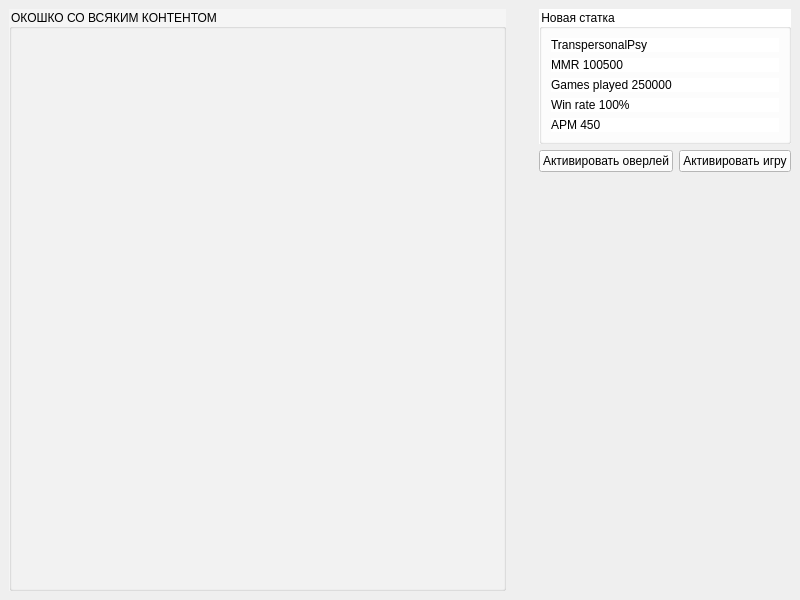
<?xml version="1.0" encoding="UTF-8"?>
<ui version="4.0">
 <class>MainWindow</class>
 <widget class="QMainWindow" name="MainWindow">
  <property name="geometry">
   <rect>
    <x>0</x>
    <y>0</y>
    <width>800</width>
    <height>600</height>
   </rect>
  </property>
  <property name="windowTitle">
   <string>MainWindow</string>
  </property>
  <widget class="QWidget" name="centralwidget">
   <layout class="QHBoxLayout" name="horizontalLayout_2">
    <item>
     <widget class="QGroupBox" name="groupBox_2">
      <property name="styleSheet">
       <string notr="true">background-color: rgba(255, 255, 255, 100);</string>
      </property>
      <property name="title">
       <string>ОКОШКО СО ВСЯКИМ КОНТЕНТОМ</string>
      </property>
      <layout class="QHBoxLayout" name="horizontalLayout_3">
       <property name="sizeConstraint">
        <enum>QLayout::SetMaximumSize</enum>
       </property>
       <item>
        <spacer name="horizontalSpacer">
         <property name="orientation">
          <enum>Qt::Horizontal</enum>
         </property>
         <property name="sizeHint" stdset="0">
          <size>
           <width>487</width>
           <height>20</height>
          </size>
         </property>
        </spacer>
       </item>
      </layout>
     </widget>
    </item>
    <item>
     <spacer name="horizontalSpacer_2">
      <property name="orientation">
       <enum>Qt::Horizontal</enum>
      </property>
      <property name="sizeHint" stdset="0">
       <size>
        <width>40</width>
        <height>20</height>
       </size>
      </property>
     </spacer>
    </item>
    <item>
     <layout class="QVBoxLayout" name="verticalLayout">
      <property name="sizeConstraint">
       <enum>QLayout::SetMinimumSize</enum>
      </property>
      <item>
       <widget class="QGroupBox" name="groupBox">
        <property name="styleSheet">
         <string notr="true">background-color: rgb(255, 255, 255);</string>
        </property>
        <property name="title">
         <string>Новая статка</string>
        </property>
        <layout class="QVBoxLayout" name="verticalLayout_2">
         <property name="sizeConstraint">
          <enum>QLayout::SetDefaultConstraint</enum>
         </property>
         <item>
          <widget class="QLabel" name="label_3">
           <property name="text">
            <string>TranspersonalPsy</string>
           </property>
          </widget>
         </item>
         <item>
          <widget class="QLabel" name="label_2">
           <property name="text">
            <string>MMR 100500</string>
           </property>
          </widget>
         </item>
         <item>
          <widget class="QLabel" name="label">
           <property name="text">
            <string>Games played 250000</string>
           </property>
          </widget>
         </item>
         <item>
          <widget class="QLabel" name="label_6">
           <property name="text">
            <string>Win rate 100%</string>
           </property>
          </widget>
         </item>
         <item>
          <widget class="QLabel" name="label_5">
           <property name="text">
            <string>APM 450</string>
           </property>
          </widget>
         </item>
        </layout>
       </widget>
      </item>
      <item>
       <layout class="QHBoxLayout" name="horizontalLayout">
        <property name="sizeConstraint">
         <enum>QLayout::SetMinimumSize</enum>
        </property>
        <item>
         <widget class="QPushButton" name="pushButton">
          <property name="maximumSize">
           <size>
            <width>150</width>
            <height>16777215</height>
           </size>
          </property>
          <property name="styleSheet">
           <string notr="true">background-color: rgb(255, 255, 255);</string>
          </property>
          <property name="text">
           <string>Активировать оверлей</string>
          </property>
         </widget>
        </item>
        <item>
         <widget class="QPushButton" name="pushButton_2">
          <property name="maximumSize">
           <size>
            <width>150</width>
            <height>16777215</height>
           </size>
          </property>
          <property name="styleSheet">
           <string notr="true">background-color: rgba(255, 255, 255, 255);</string>
          </property>
          <property name="text">
           <string>Активировать игру</string>
          </property>
         </widget>
        </item>
       </layout>
      </item>
      <item>
       <spacer name="verticalSpacer">
        <property name="orientation">
         <enum>Qt::Vertical</enum>
        </property>
        <property name="sizeHint" stdset="0">
         <size>
          <width>20</width>
          <height>40</height>
         </size>
        </property>
       </spacer>
      </item>
     </layout>
    </item>
   </layout>
  </widget>
 </widget>
 <resources/>
 <connections/>
</ui>
